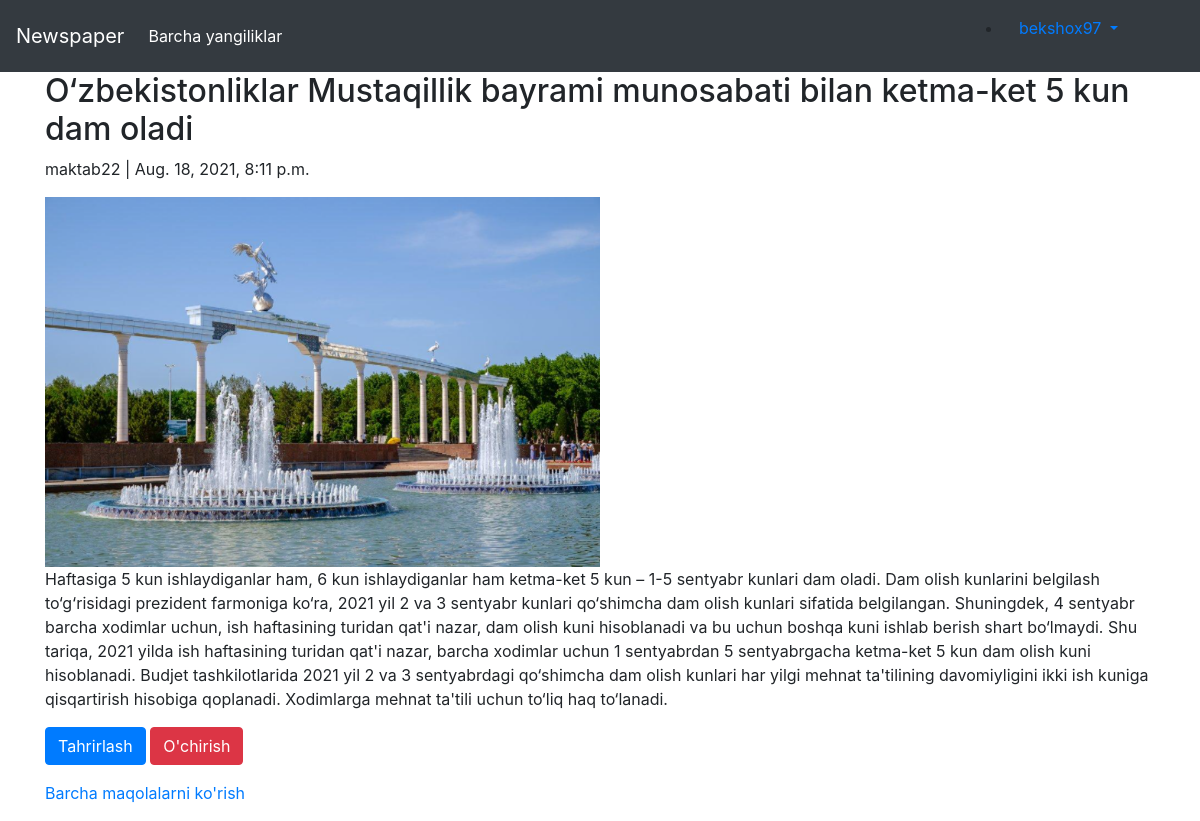
The page /articles/11/ (signed in) on the database its author committed.
### users/models.py (models this page shows)
class CustomUser(AbstractUser):
    age = models.PositiveIntegerField(null=True, blank=True)
    adress = models.CharField(max_length=200)
    job = models.CharField(max_length=100)

### articles/models.py (models this page shows, shortened)
class Articles(models.Model):
    title = models.CharField(max_length=255)
    kichik =models.CharField(max_length=255)
    body = models.TextField()
    photo = models.ImageField(upload_to='images/', blank=True)
    date = models.DateTimeField(auto_now_add=True)
    author = models.ForeignKey(
        get_user_model(),
        on_delete=models.CASCADE,
    )
    class Meta:
        ordering = ['-date']

### articles/views.py (the view)
# urls.py: path('<int:pk>/', ArticleDetailView.as_view(), name='article_detail'),
class ArticleDetailView(LoginRequiredMixin, DetailView):
    model = Articles
    template_name = 'article_detail.html'
    login_url = 'login'

### templates/article_detail.html
{% extends 'base.html' %}
{% block content %}
<div class="container">
    <div class="article_entry">
        <h2>{{ object.title}}</h2>
        <p> {{ object.author}} | {{ object.date}}</p>
        {% if articles.photo %}
        <div >
            <img src="{{ articles.photo.url}} " style="width:50%" alt="{{object.title}}">
        </div>
        {% endif %}
        <p> {{ object.body }}</p>
    </div>
    <p>
        <a href="{% url 'article_edit' articles.pk%}" class="btn btn-primary">Tahrirlash</a>
        <a href="{% url 'article_delete' articles.pk %}" class="btn btn-danger">O'chirish</a>
    <p><a href=" {% url 'article_list' %}">Barcha maqolalarni ko'rish</a></p>
    </p>
</div>
{% endblock content %}

### templates/base.html (shortened to what this page needs)
<!doctype html>
<html lang="en">
<head>
</head>
<body>
</body>
</html>
<html lang="en">
<head>
    <link rel="stylesheet" href="https://maxcdn.bootstrapcdn.com/bootstrap/4.0.0/css/bootstrap.min.css"
>
</head>
<body>
<nav class="navbar navbar-expand-lg navbar-dark bg-dark">
    <a class="navbar-brand" href="{% url 'home' %}">Newspaper</a>
    <div class="collapse navbar-collapse" id="navbarSupportedContent">
        <ul class="navbar-nav mr-auto">
            <li class="nav-item active">
                <a class="nav-link" href="#">Barcha yangiliklar <span class="sr-only">(current)</span></a>
            </li>
        </ul>
        <form class="form-inline my-2 my-lg-0">
            {% if user.is_authenticated %}
            <ul style="text-decorations:none; color:dark; padding-right:50px">
                <li class="nav-item dropdown ">
                    <a class="nav-link dropdown-toggle" href="#" id="navbarDropdown" role="button"
                       data-toggle="dropdown"
                       aria-haspopup="true" aria-expanded="false">
                        {{user.username}}
                    </a>
                </li>
            </ul>
            {% else %}
            <a class="btn btn-success ml-2" href="{% url 'login' %}">Tizimga kirish </a>
            <a class="btn btn-primary ml-2" href="{% url 'signup' %}">Ro'yxatdan o'tish </a>
            {% endif %}
        </form>
    </div>
</nav>
{% block content %}
{% endblock content %}
</body>
</html>

### templates/base.html (style rules this page uses)
#hint_id_username, { display:none }

### rows shown on the page
CustomUser: username "bekshox97"
Articles: title "O‘zbekistonliklar Mustaqillik bayrami munosabati bilan ketma-ket 5 kun dam oladi", author "maktab22", date "Aug. 18, 2021, 8:11 p.m.", photo (picture), body "Haftasiga 5 kun ishlaydiganlar ham, 6 kun ishlaydiganlar ham ketma-ket 5 kun – 1-5 sentyabr kunlari dam oladi. Dam olish kunlarini belgilash to‘g‘risidagi prezident farmoniga ko‘ra, 2021 yil 2 va 3 sentyabr kunlari qo‘shimcha dam olish kunlari sifatida belgilangan. Shuningdek, 4 sentyabr barcha xodimlar uchun, ish haftasining turidan qat'i nazar, dam olish kuni hisoblanadi va bu uchun boshqa kuni ishlab berish shart bo‘lmaydi. Shu tariqa, 2021 yilda ish haftasining turidan qat'i nazar, barcha xodimlar uchun 1 sentyabrdan 5 sentyabrgacha ketma-ket 5 kun dam olish kuni hisoblanadi. Budjet tashkilotlarida 2021 yil 2 va 3 sentyabrdagi qo‘shimcha dam olish kunlari har yilgi mehnat ta'tilining…"
